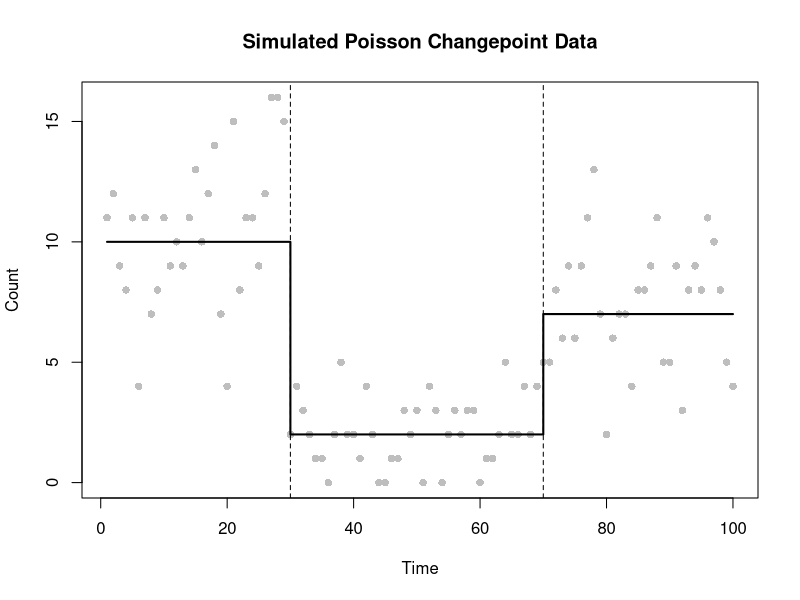
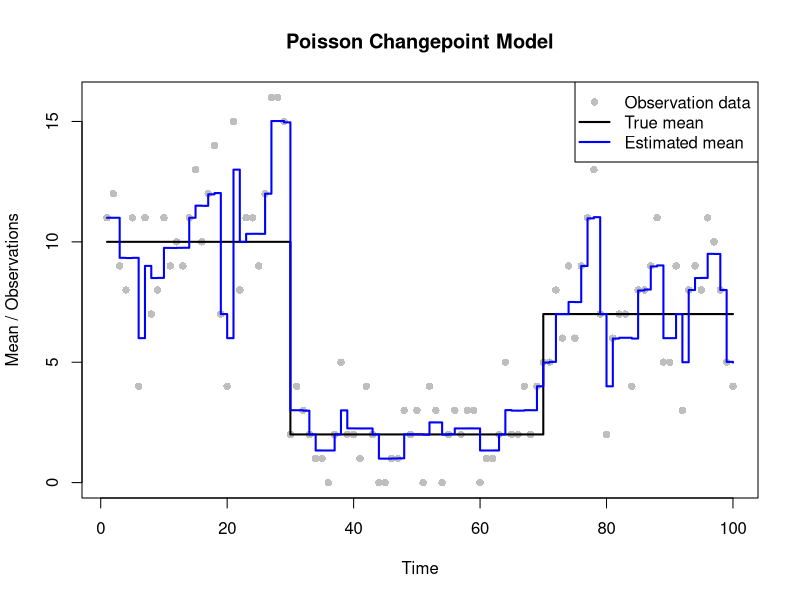
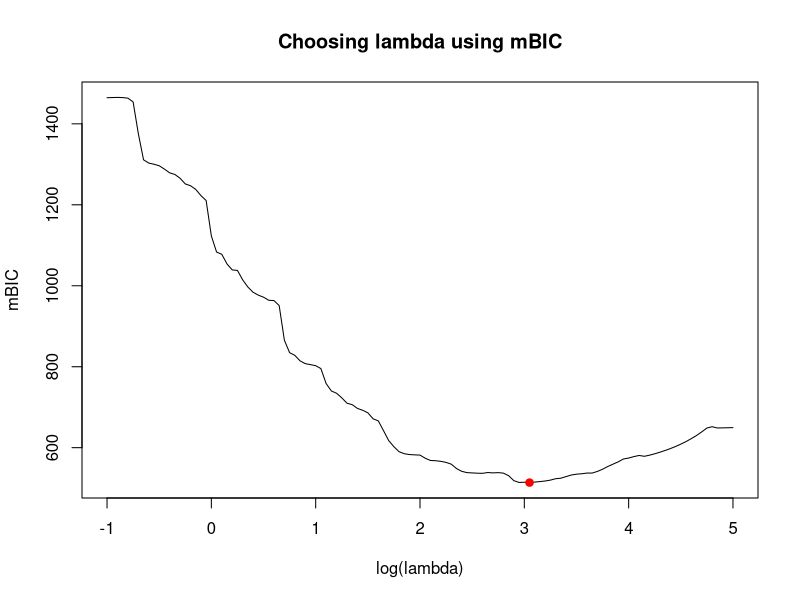
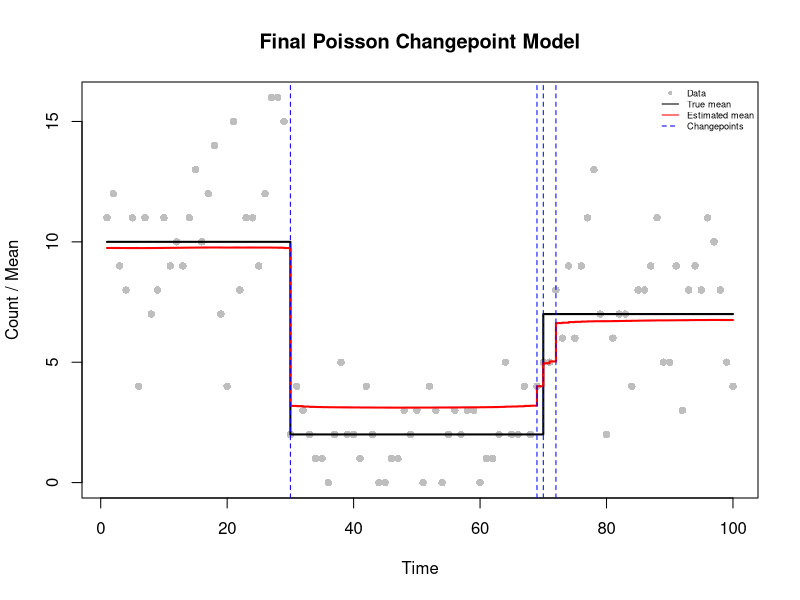
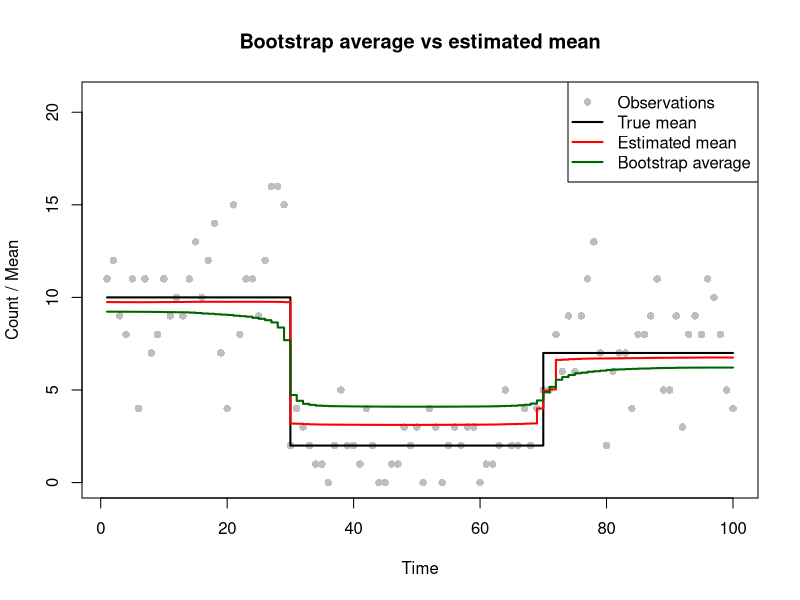
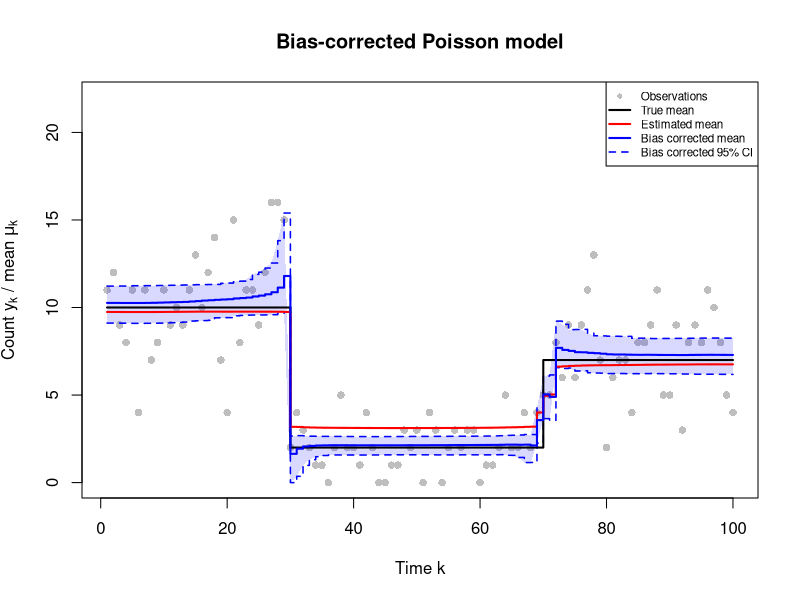

The R source for these figures, in order:
# =============================================================================
# Changepoint Estimation
#
#
# GitHub repository: https://github.com/pierrickdb/Group-15-Statistical-Programming
#
# Authors:
# Pierrick de Boer: S3034691
# Fagan Ganbarli: S3015664
# Raneem Alluhaydan: S3044929
#
# Contributions:
# Fagan Ganbarli (33.33%): Task 1-3
# Raneem Alluhaydan (33.33%): Task 4-5
# Pierrick de Boer (33.33%): Task 6-7
#
# Overview:
# Estimate changepoints in Poisson data using a smoothed LASSO penalty.
# Choose lambda by minimising mBIC.
# Use parametric bootstrapping for bias correction and confidence intervals.
#
# Main functions:
# 1. poisson_lasso_objective: Calculates the penalised cost.
# 2. poisson_lasso_grad: Calculates the gradient.
# 3. poisson_lasso_hess: Calculates the Hessian.
# 4. fd_jacobian: Checks derivatives numerically.
# 5. fit_poisson_lasso: Fits the model using BFGS.
# 6. poisson_lasso_edf: Calculates effective degrees of freedom.
# =============================================================================

# Function definitions

# Task 2(a): Objective function

poisson_lasso_objective <- function(beta, y, lambda = 1, eps = 1e-6) {
  
  mu <- exp(cumsum(beta))
  
  neg_loglik <- -sum(dpois(y, lambda = mu, log = TRUE))
  
  penalty <- lambda * sum(sqrt(beta[-1]^2 + eps))
  
  return(neg_loglik + penalty)
}


# Task 2(b): Gradient function

poisson_lasso_grad <- function(beta, y, lambda = 1, eps = 1e-6) {
  
  mu <- exp(cumsum(beta))
  
  grad <- rev(cumsum(rev(mu - y)))
  
  grad[-1] <- grad[-1] +
    lambda * beta[-1] / sqrt(beta[-1]^2 + eps)
  
  return(grad)
}


# Task 2(c): Hessian function

poisson_lasso_hess <- function(beta, y, lambda = 1, eps = 1e-6) {
  
  n <- length(beta)
  mu <- exp(cumsum(beta))
  
  s <- rev(cumsum(rev(mu)))
  
  idx <- outer(1:n, 1:n, pmax)
  H <- matrix(s[idx], n, n)
  
  penalty_hess <- c(0, lambda * eps /
                      (beta[-1]^2 + eps)^(3/2))
  
  diag(H) <- diag(H) + penalty_hess
  
  return(H)
}


# Numerical differentiation
# Applied to the objective to check the gradient,
# and to the gradient to check the Hessian.

fd_jacobian <- function(fn, beta, h = 1e-5) {
  
  n <- length(beta)
  J <- matrix(0, length(fn(beta)), n)
  
  for (i in 1:n) {
    beta_plus <- beta_minus <- beta
    beta_plus[i] <- beta_plus[i] + h
    beta_minus[i] <- beta_minus[i] - h
    
    J[, i] <- (fn(beta_plus) - fn(beta_minus)) / (2 * h)
  }
  
  return(J)
}


# Fit the Poisson LASSO model

fit_poisson_lasso <- function(y, lambda = 1, beta_start = NULL) {
  
  if (is.null(beta_start)) {
    beta_start <- c(log(mean(y)), rep(0, length(y) - 1))
  }
  
  fit <- optim(
    beta_start, poisson_lasso_objective,
    gr = poisson_lasso_grad,
    y = y, lambda = lambda,
    method = "BFGS",
    control = list(maxit = 10000, reltol = 1e-9)
  )
  
  if (fit$convergence != 0) {
    warning(paste("No convergence at lambda =", lambda))
  }
  
  return(fit)
}


# Calculate effective degrees of freedom

poisson_lasso_edf <- function(beta, y, lambda) {
  
  H1 <- poisson_lasso_hess(beta, y, lambda)
  H0 <- poisson_lasso_hess(beta, y, 0)
  
  edf <- sum(diag(solve(H1, H0)))
  
  return(edf)
}



# =============================================================================
# Analysis and testing
# =============================================================================

# Task 1: Generate the data set

set.seed(12345)

n <- 100

time <- 1:n

tau_true <- c(1, 30, 70, n+1) 

m_true <- length(tau_true)-2 

theta_true <- c(10, 2, 7) 

mu_true <- numeric(n) 

for(i in seq_along(theta_true)) {
  mu_true[tau_true[i]:(tau_true[i+1]-1)] <- theta_true[i]
}

y <- rpois(n, lambda = mu_true) ## simulate data y

plot(time, y,
     pch = 16,
     col = "grey",
     xlab = "Time",
     ylab = "Count",
     main = "Simulated Poisson Changepoint Data")

lines(mu_true, 
      col="black", 
      lwd=2, 
      type ="s")

abline(v = tau_true[-c(1,length(tau_true))], 
       lty="dashed")



# Task 2: Checking the gradient and Hessian

beta_test <- c(log(mean(y)), rep(0.05, n - 1))

grad_analytical <- poisson_lasso_grad(beta_test, y)

grad_numerical <- as.vector(fd_jacobian(
  function(b) poisson_lasso_objective(b, y),
  beta_test
))

hess_analytical <- poisson_lasso_hess(beta_test, y)

hess_numerical <- fd_jacobian(
  function(b) poisson_lasso_grad(b, y),
  beta_test
)

max(abs(grad_analytical - grad_numerical))
max(abs(hess_analytical - hess_numerical))

# Gradient error = 4.230387e-07
# Hessian error = 5.817456e-07
# Both are close to zero, confirming the analytical derivatives.


# Task 3: Fit the model with lambda = 1

beta_start <- c(log(mean(y)), rep(0, n - 1))

fit <- fit_poisson_lasso(y, lambda = 1, beta_start = beta_start)


fit$convergence
fit$message

# The model converged with lambda = 1.
# The fitted mean follows the trend but also fits some noise.

beta_hat <- fit$par
mu_hat1 <- exp(cumsum(beta_hat))

# Plot
plot(time, y,
     pch = 16,
     col = "grey",
     xlab = "Time",
     ylab = "Mean / Observations",
     main = "Poisson Changepoint Model")

lines(time, mu_true,
      col = "black",
      lwd = 2,
      type = "s")

lines(time, mu_hat1, col = "blue", lwd = 2, type = "s")

legend("topright",
       legend = c("Observation data",
                  "True mean",
                  "Estimated mean"),
       col = c("grey", "black", "blue"),
       pch = c(16, NA, NA),
       lty = c(NA, 1, 1),
       lwd = c(NA, 2, 2))





# Task 4: Choosing lambda using mBIC

lsp <- seq(-1, 5, by = 0.05)
mbic <- rep(Inf, length(lsp))
edf <- rep(NA_real_, length(lsp))

b0 <- beta_start

for (i in seq_along(lsp)) {
  
  lambda <- exp(lsp[i])
  
  fit_lambda <- fit_poisson_lasso(y, lambda, b0)
  
  if (fit_lambda$convergence != 0) {
    next
  }
  
  beta_lambda <- fit_lambda$par
  
  edf[i] <- poisson_lasso_edf(beta_lambda, y, lambda)
  
  mu_lambda <- exp(cumsum(beta_lambda))
  ll <- sum(dpois(y, mu_lambda, log = TRUE))
  
  mbic[i] <- 3 * (edf[i] - 1) * log(n) - 2 * ll
  
  # Use previous estimates as starting values
  b0 <- beta_lambda
}

i_opt <- which.min(mbic)
lambda_best <- exp(lsp[i_opt])

lambda_best

# mBIC is minimised at log(lambda) = 3, giving lambda = 20.08554.

plot(lsp, mbic, type = "l",
     xlab = "log(lambda)",
     ylab = "mBIC",
     main = "Choosing lambda using mBIC")

points(lsp[i_opt], mbic[i_opt],
       col = "red", pch = 19)




# Task 5: Fit the final model

fit_best <- fit_poisson_lasso(
  y, lambda_best,
  c(log(mean(y)), rep(0, n - 1))
)

# Check convergence
fit_best$convergence

beta_best <- fit_best$par
mu_hat_best <- exp(cumsum(beta_best))

# Number of changepoints
edf_best <- poisson_lasso_edf(beta_best, y, lambda_best)
m_hat <- floor(edf_best - 1)

# Changepoint locations
if (m_hat > 0) {
  tau_hat <- sort(order(abs(beta_best[-1]),
                        decreasing = TRUE)[1:m_hat] + 1)
} else {
  tau_hat <- numeric(0)
}

# Plot
plot(time, y, pch = 16, col = "grey",
     xlab = "Time",
     ylab = "Count / Mean",
     main = "Final Poisson Changepoint Model")

lines(time, mu_true, col = "black",
      lwd = 2, type = "s")

lines(time, mu_hat_best, col = "red",
      lwd = 2, type = "s")

abline(v = tau_hat, col = "blue", lty = 2)

legend("topright", cex = 0.55,
         legend = c("Data", "True mean",
                  "Estimated mean", "Changepoints"),
       col = c("grey", "black", "red", "blue"),
       pch = c(16, NA, NA, NA),
       lty = c(NA, 1, 1, 2),
       bty = "n")

# Final results
lambda_best
m_hat
tau_hat

# EDF = 5.864, giving 4 estimated changepoints.
# Estimated locations: 30, 69, 70 and 72.
# True locations: 30 and 70.
# The change near 70 is split into several estimated changepoints.
# The penalty shrinks the estimated mean changes.


# Task 6: Parametric bootstrap

# Bootstrap variation estimates uncertainty in the fitted mean.
# Reflecting the quantiles gives bias-corrected confidence limits.

B <- 200
mu_boot <- matrix(NA, nrow = B, ncol = n)  

conv_boot <- numeric(B)

set.seed(1)

for (j in 1:B) {
  
  y_sim <- rpois(n, lambda = mu_hat_best)       
  
  # simulate from best fitted model
  
  b_start <- c(log(mean(y_sim)), rep(0, n - 1))
  
  
  fit_sim <- fit_poisson_lasso(
    y_sim, lambda_best,
    beta_start = b_start
  )
  
  conv_boot[j] <- fit_sim$convergence
  
  #sanity check if not converges
  if (fit_sim$convergence != 0) {
    warning(paste("No convergence in bootstrap sample", j))
    next
  }
  
  mu_boot[j, ] <- exp(cumsum(fit_sim$par))
}

# Number of non-converged fits 
sum(conv_boot != 0)

# Average bootstrap mean function
mu_bar <- colMeans(mu_boot, na.rm = TRUE)

# Iterpretation of the average boot strap: 
# The bootstraped average may be further from the true mean
# because the simulations start from an already biased estimate.

# Plot: data, true mean, estimate, bootstrap average

plot(time, y, pch = 16, col = "grey",
     ylim = c(0, 1.3 * max(y, mu_true, mu_hat_best, mu_bar)),
     xlab = "Time", ylab = "Count / Mean",
     main = "Bootstrap average vs estimated mean")
lines(time, mu_true, col = "black", lwd = 2, type = "s")
lines(time, mu_hat_best, col = "red", lwd = 2, type = "s")
lines(time, mu_bar, col = "darkgreen", lwd = 2, type = "s")
legend("topright",
       legend = c("Observations", "True mean", "Estimated mean",
                  "Bootstrap average"),
       col = c("grey", "black", "red", "darkgreen"),
       pch = c(16, NA, NA, NA), lty = c(NA, 1, 1, 1), lwd = c(NA, 2, 2, 2))

# Bias corrected mean function: mu_hat_best - (mu_bar - mu_hat_best)
mu_bc <- 2 * mu_hat_best - mu_bar

# 95% bootstrap quantiles at each time point
q_L <- apply(mu_boot, 2, quantile, probs = 0.025, na.rm = TRUE)
q_U <- apply(mu_boot, 2, quantile, probs = 0.975, na.rm = TRUE)

# estimate the variability of the fitted mean.
q_L_bc <- pmax(2 * mu_hat_best - q_U, 0)
q_U_bc <- 2 * mu_hat_best - q_L


# Task 7: Final plot

ylim <- c(0, 22) 

plot(time, y, pch = 16, col = "grey",
     ylim = ylim,
     xlab = "Time k", ylab = expression("Count " * y[k] * " / mean " * mu[k]),
     main = "Bias-corrected Poisson model")

polygon(c(time, rev(time)), c(q_L_bc, rev(q_U_bc)),
        col = adjustcolor("blue", alpha.f = 0.15), border = NA)

lines(time, q_L_bc, col = "blue", lty = 2, lwd = 1.5, type = "s")
lines(time, q_U_bc, col = "blue", lty = 2, lwd = 1.5, type = "s")
lines(time, mu_true, col = "black", lwd = 2, type = "s")
lines(time, mu_hat_best, col = "red", lwd = 2, type = "s")
lines(time, mu_bc, col = "blue", lwd = 2, type = "s")

legend("topright", cex = 0.7,
       legend = c("Observations", "True mean", "Estimated mean",
                  "Bias corrected mean", "Bias corrected 95% CI"),
       col = c("grey", "black", "red", "blue", "blue"),
       pch = c(16, NA, NA, NA, NA),
       lty = c(NA, 1, 1, 1, 2),
       lwd = c(NA, 2, 2, 2, 1.5),
       bg = "white")

# Interpretation of the final plot:
# Shrinkage pulls the segment means of mu_hat towards each other; the bias
# correction largely reverses this, especially in the middle segment.
round(c(mu_hat = mean(mu_hat_best[31:68]), mu_bc = mean(mu_bc[31:68])), 1)  

# The band is narrow within segments but widens sharply around k = 30 and k = 70:
# the bootstrap fits disagree on where the jump is, so mu_bar is smeared and
# mu_bc = 2*mu_hat - mu_bar overshoots just before the jump.
round(mu_bc[29], 1)

# Coverage: proportion of time points where the band contains the true mean
mean(q_L_bc <= mu_true & mu_true <= q_U_bc)
which(!(q_L_bc <= mu_true & mu_true <= q_U_bc))
# 0.97 is close to the nominal 95%. The misses are at the jump near k = 70,
# which the fit spreads over k = 69-72.
